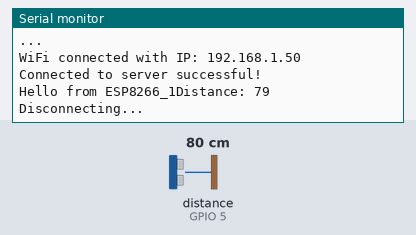
Bench run of a sketch on a simulated ESP8266 (NodeMCU). Shown: the last lines printed to the serial monitor. Wiring (inferred from the names in the program): ultrasonic range finder: trigger GPIO 4; echo GPIO 5. Inputs (shaded band) come from the test bench; at power-on: distance to the obstacle (sensor on GPIO 5) 80 cm. The echo pulse lasts 58.3 µs per cm; WiFi joins after 1.5 s; servers stay silent unless stated.

Above: at 2.7 s.
2.8 s: distance to the obstacle (sensor on GPIO 5) set to 2 cm
At 3.8 s:
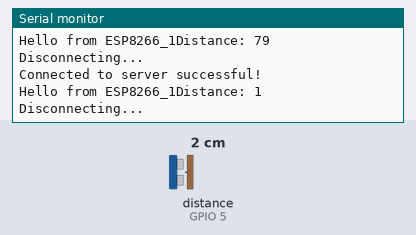
4.5 s: distance to the obstacle (sensor on GPIO 5) set to 4 cm
At 6.0 s:
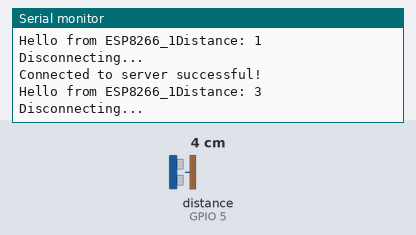
Timing chart, 0 to 7.5 s (numbered marks = the images above; inputs shaded):
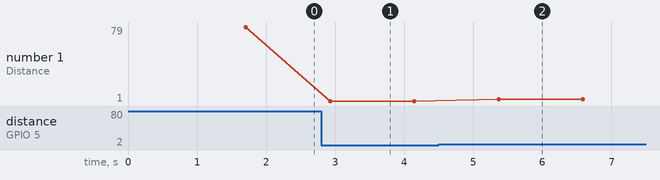

Measured:
- after the input at 2.8 s, the serial monitor: prints a new line after 0.13 s (image 1)
- after the input at 4.5 s, the serial monitor: prints a new line after 0.87 s (image 2)
- plotted number 1: 1 → 3 after the input at 4.5 s

The sketch:

Final_Nodemcu_esp8266_code.ino
```cpp
#include <ESP8266WiFi.h>

char* ssid = "GalaxyS8+";
char* password =  "dhruv1105";

const uint16_t port = 12345;
const char * host = "192.168.43.122";

//defines variables
const int trigPin = 4;
const int echoPin = 5;

long duration;
long distance;

void setup()
{
  Serial.begin(115200);
  WiFi.begin(ssid, password);
  while (WiFi.status() != WL_CONNECTED) {
    delay(500);
    Serial.println("...");
  }

  Serial.print("WiFi connected with IP: ");
  Serial.println(WiFi.localIP());

  pinMode(trigPin, OUTPUT); //Sets the trigPin as an output
  pinMode(echoPin, INPUT); // Sets the echoPin as an Input
  Serial.begin(9600); // Starts the serial communication
}

void loop()
{
    WiFiClient client;
    if (!client.connect(host, port)) {
      Serial.println("Connection to host failed");
      delay(1000);
      return;
    }

    Serial.println("Connected to server successful!");
    Serial.print("Hello from ESP8266_1");

    // Clears the trigPin
    digitalWrite(trigPin, LOW);
    delayMicroseconds(2);

    // Sets the trigPin on HIGH state for 10 micro seconds
    digitalWrite(trigPin, HIGH);
    delayMicroseconds(10);
    digitalWrite(trigPin, LOW);

    // Reads the echoPin, returns the sound wave travel time in microseconds
    duration = pulseIn(echoPin, HIGH);

    // Calculating the distance
    distance= duration*0.034/2;

    // Prints the distance on the Serial Monitor
    Serial.print("Distance: ");
    Serial.println(distance);
    //client.println("Distance: ");
    client.println(distance);
    //client.print("cm");

    Serial.println("Disconnecting...");
    client.stop();
    delay(1000);
}
```
